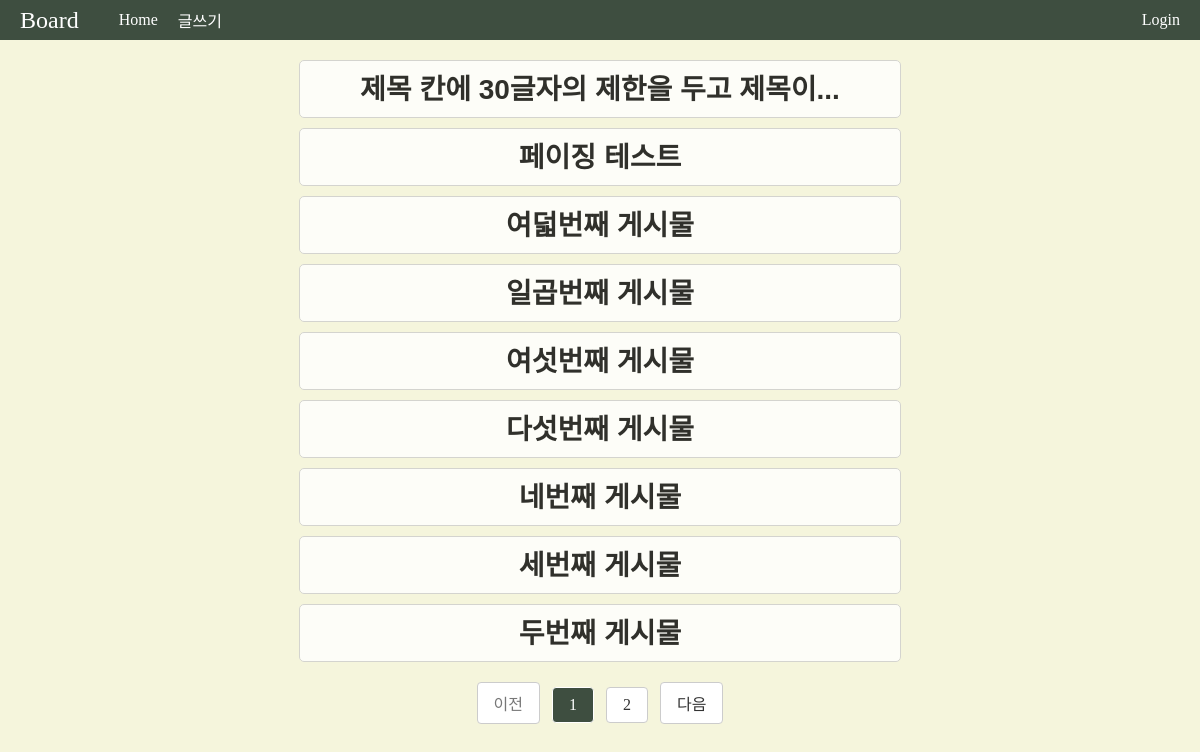
/blog/post, run on the app's committed database.
### apps/blog/models.py (models this page shows)
class Post(db.Model):
    __tablename__ = "posts"
    id = db.Column(db.Integer, primary_key=True)
    title = db.Column(db.String, index=True)
    content = db.Column(db.String, index=True)
    created_at = db.Column(db.DateTime, default=datetime.now)
    updated_at = db.Column(db.DateTime, default=datetime.now, onupdate=datetime.now)

### apps/blog/views.py (the view)
@blog.route("/post")
def post():
    page = request.args.get('page', type=int, default=1)
    posts_query = Post.query.order_by(Post.created_at.desc())
    posts_paginated = posts_query.paginate(page=page, per_page=9)
    return render_template("blog/post.html", posts=posts_paginated)

### apps/blog/templates/blog/post.html
{% extends 'blog/layout.html' %}
{% block content %}
<link rel="stylesheet" href="{{ url_for('blog.static', filename='post.css') }}">
<link rel="stylesheet" href="{{ url_for('blog.static', filename='page.css') }}">
{% for post in posts.items %}
<div class="post" id="main_post">
    <div class="post-title">
        <h1><a class="main_title" href="{{ url_for('blog.detail', post_id=post.id) }}">{{ post.title | truncate(30)}}</a></h1>
    </div>
</div>
{% endfor %}
<div class="pagination">
    <ul>
        {% if posts.has_prev %}
        <li class="page-item">
            <a class="page-link" href="?page={{ posts.prev_num }}">이전</a>
        </li>
        {% else %}
        <li class="page-item disabled">
            <span class="page-link">이전</span>
        </li>
        {% endif %}
        {% for page_num in posts.iter_pages() %}
        {% if page_num %}
        {% if page_num == posts.page %}
        <li class="page-item active">
            <span class="page-link">{{ page_num }}</span>
        </li>
        {% else %}
        <li class="page-item">
            <a class="page-link" href="?page={{ page_num }}">{{ page_num }}</a>
        </li>
        {% endif %}
        {% else %}
        <li class="page-item disabled">
            <span class="page-link">...</span>
        </li>
        {% endif %}
        {% endfor %}
        {% if posts.has_next %}
        <li class="page-item">
            <a class="page-link" href="?page={{ posts.next_num }}">다음</a>
        </li>
        {% else %}
        <li class="page-item disabled">
            <span class="page-link">다음</span>
        </li>
        {% endif %}
    </ul>
</div>
{% endblock %}

### apps/blog/static/layout.css (style rules this page uses)
html { height: 100vh; background-color:#f5f5dc; }
body { margin: auto; padding: auto; }
a { text-decoration: none; color: inherit; }
a { text-decoration: none; color: inherit; margin-left: 20px; }

### apps/blog/static/post.css (style rules this page uses)
.post { background-color: rgb(255, 255, 255); opacity: 0.8; margin-bottom: 20px; border: 1px solid #ccc; border-radius: 5px; margin-left: 30px; margin-right: 30px; padding-bottom: 0px; }
#main_post { width: 50%; text-align: center; margin: 0 auto; margin-bottom: 10px; }
.main_title { margin: 0; white-space: nowrap; overflow: hidden; text-overflow: ellipsis; }
.post-title { margin-left: 20px; margin-right: 20px; margin-bottom: 10px; }
.post-title h1 { padding-top: 6px; margin: 0; font-size: 28px; font-family: 'Orbit-Regular', sans-serif; }

### apps/blog/static/page.css (style rules this page uses)
.pagination { margin-top: 20px; text-align: center; }
.pagination ul { list-style: none; padding: 0; margin: 0; }
.pagination li { display: inline-block; }
.pagination a, .pagination span { display: inline-block; padding: 8px 16px; margin: 0 4px; color: #333; background-color: #fff; border: 1px solid #ccc; border-radius: 4px; text-decoration: none; }
.pagination .active span { background-color: #3e4e40; color: #fff; border-color: #fff; cursor: default; }
.pagination .disabled span { color: #777; pointer-events: none; }

### data on the page
Post: title "제목 칸에 30글자의 제한을 두고 제목이..."
Post: title "페이징 테스트"
Post: title "여덟번째 게시물"
Post: title "일곱번째 게시물"
Post: title "여섯번째 게시물"
Post: title "다섯번째 게시물"
Post: title "네번째 게시물"
Post: title "세번째 게시물"
Post: title "두번째 게시물"

### other printed values
{{ page_num }} "1"
{{ page_num }} "2"
